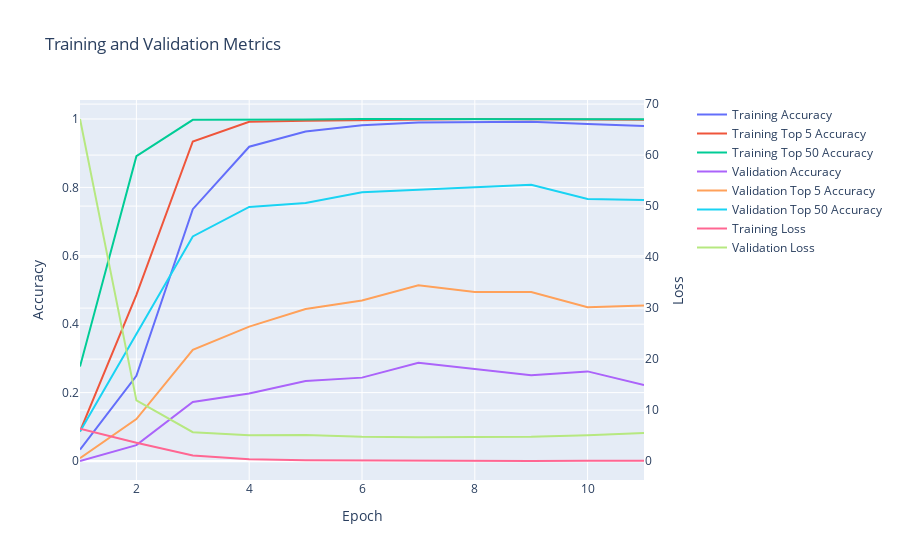

The cell this chart's notebook holds for it:
### Code cell
softmax_similarity_model.display_training_history()

### Figure 1 — Plotly figure (JSON) as saved in the notebook; plotly's stock layout.template omitted (floating-point values rounded to 4 significant figures)
{"data": [{"mode": "lines", "name": "Training Accuracy", "type": "scatter", "x": [1, 2, 3, 4, 5, 6, 7, 8, 9, 10, 11], "xaxis": "x", "y": [0.03353, 0.2492, 0.7363, 0.9189, 0.9632, 0.9814, 0.9897, 0.9917, 0.9921, 0.9851, 0.9793, 0.9561], "yaxis": "y"}, {"mode": "lines", "name": "Training Top 5 Accuracy", "type": "scatter", "x": [1, 2, 3, 4, 5, 6, 7, 8, 9, 10, 11], "xaxis": "x", "y": [0.08692, 0.4859, 0.9342, 0.9921, 0.995, 0.9971, 0.9988, 1.0, 0.9996, 0.9979, 0.9979, 0.9913], "yaxis": "y"}, {"mode": "lines", "name": "Training Top 50 Accuracy", "type": "scatter", "x": [1, 2, 3, 4, 5, 6, 7, 8, 9, 10, 11], "xaxis": "x", "y": [0.2761, 0.8911, 0.9975, 0.9992, 0.9988, 1.0, 1.0, 1.0, 0.9996, 1.0, 0.9996, 0.9996], "yaxis": "y"}, {"mode": "lines", "name": "Validation Accuracy", "type": "scatter", "x": [1, 2, 3, 4, 5, 6, 7, 8, 9, 10, 11], "xaxis": "x", "y": [0.0, 0.04643, 0.1725, 0.1973, 0.2338, 0.2438, 0.2869, 0.2687, 0.2504, 0.262, 0.2222, 0.199], "yaxis": "y"}, {"mode": "lines", "name": "Validation Top 5 Accuracy", "type": "scatter", "x": [1, 2, 3, 4, 5, 6, 7, 8, 9, 10, 11], "xaxis": "x", "y": [0.008292, 0.1227, 0.325, 0.393, 0.4444, 0.4693, 0.5141, 0.4942, 0.4942, 0.4494, 0.4544, 0.4146], "yaxis": "y"}, {"mode": "lines", "name": "Validation Top 50 Accuracy", "type": "scatter", "x": [1, 2, 3, 4, 5, 6, 7, 8, 9, 10, 11], "xaxis": "x", "y": [0.08624, 0.3698, 0.6567, 0.743, 0.7546, 0.7861, 0.7927, 0.7993, 0.8076, 0.7662, 0.7629, 0.7479], "yaxis": "y"}, {"mode": "lines", "name": "Training Loss", "type": "scatter", "x": [1, 2, 3, 4, 5, 6, 7, 8, 9, 10, 11], "xaxis": "x", "y": [6.334, 3.608, 1.126, 0.3499, 0.1686, 0.1051, 0.0459, 0.03621, 0.02656, 0.05771, 0.09183, 0.1927], "yaxis": "y2"}, {"mode": "lines", "name": "Validation Loss", "type": "scatter", "x": [1, 2, 3, 4, 5, 6, 7, 8, 9, 10, 11], "xaxis": "x", "y": [67.07, 11.91, 5.672, 5.083, 5.138, 4.76, 4.664, 4.752, 4.756, 5.076, 5.494, 6.053], "yaxis": "y2"}], "layout": {"title": {"text": "Training and Validation Metrics"}, "xaxis": {"anchor": "y", "domain": [0.0, 0.94], "title": {"text": "Epoch"}}, "yaxis": {"anchor": "x", "domain": [0.0, 1.0], "title": {"text": "Accuracy"}}, "yaxis2": {"anchor": "x", "overlaying": "y", "side": "right", "title": {"text": "Loss"}}}}
